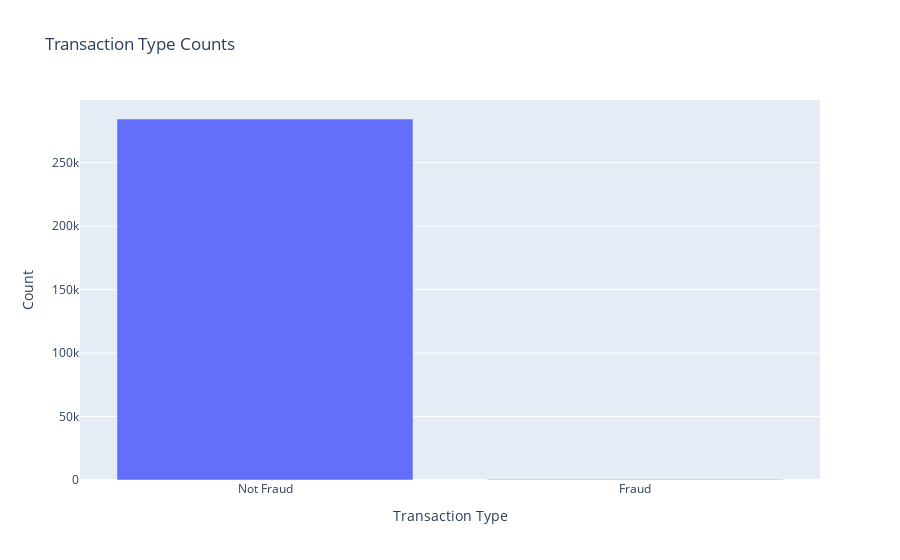

Source (notebook cell):
### Code cell
# Create a mapping for transaction types
type_labels = {0: 'Not Fraud', 1: 'Fraud'}
type_counts = data['Class'].value_counts()
# Create a bar plot for transaction types
fig = px.bar(
    x=[type_labels[i] for i in type_counts.index],
    y=type_counts.values,
    labels={'x': 'Transaction Type', 'y': 'Count'},
    title='Transaction Type Counts'
)
fig.show()

### Figure 1 — Plotly figure (JSON) as saved in the notebook; plotly's stock layout.template omitted (floating-point values rounded to 4 significant figures)
{"data": [{"alignmentgroup": "True", "hovertemplate": "Transaction Type=%{x}<br>Count=%{y}<extra></extra>", "legendgroup": "", "marker": {"color": "#636efa", "pattern": {"shape": ""}}, "name": "", "offsetgroup": "", "orientation": "v", "showlegend": false, "textposition": "auto", "type": "bar", "x": ["Not Fraud", "Fraud"], "xaxis": "x", "y": [284315, 492], "yaxis": "y"}], "layout": {"barmode": "relative", "legend": {"tracegroupgap": 0}, "title": {"text": "Transaction Type Counts"}, "xaxis": {"anchor": "y", "domain": [0, 1], "title": {"text": "Transaction Type"}}, "yaxis": {"anchor": "x", "domain": [0, 1], "title": {"text": "Count"}}}}
